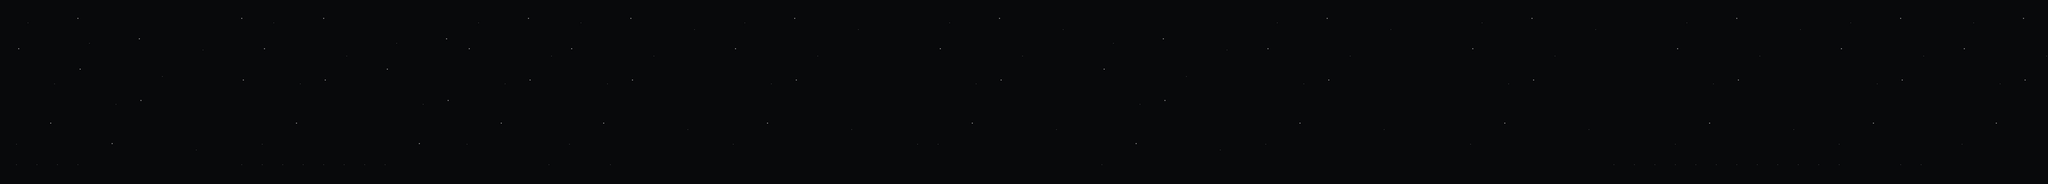

A level layout from a 2D game, rendered from its tile map. Below: a short description, then the map file with its tile-grid data intact:
An orthogonal 100x9 tile map with 64x64 px tiles, 1 tile layer (Capa de patrones 1).

<map version="1.2" tiledversion="1.3.0" orientation="orthogonal" renderorder="right-down" compressionlevel="-1" width="100" height="9" tilewidth="64" tileheight="64" infinite="0" nextlayerid="2" nextobjectid="1">
 <tileset firstgid="1" source="background.tsx" />
 <layer id="1" name="Capa de patrones 1" width="100" height="9">
  <data encoding="csv">
1,2,3,4,5,6,7,8,1,2,3,4,1,2,3,4,5,6,7,8,40,40,1,2,3,4,5,1,2,3,4,5,6,7,8,1,2,3,4,5,6,7,8,24,16,1,2,3,4,5,6,7,8,8,8,8,8,8,8,8,8,1,2,3,4,5,6,7,8,8,8,1,2,3,4,5,6,7,8,8,8,1,2,3,4,5,6,7,8,1,2,3,4,5,6,1,2,3,4,5,
9,10,11,1,2,3,4,5,6,7,8,12,9,10,11,12,13,14,1,2,3,4,9,10,11,12,13,9,10,11,12,13,14,15,16,9,10,11,12,13,14,15,16,32,24,9,10,11,12,13,14,15,16,1,2,3,4,5,6,7,8,9,10,11,12,13,14,15,16,16,16,9,10,11,12,13,14,15,16,16,16,9,10,11,12,13,14,15,16,9,10,11,12,13,14,9,10,11,12,13,
17,18,19,9,10,11,12,13,14,15,16,20,17,18,19,20,21,22,9,10,11,12,17,18,19,20,21,17,18,19,20,21,22,23,24,17,18,19,20,21,22,23,24,40,32,17,18,19,20,21,22,23,24,9,10,11,12,13,14,15,16,17,18,19,20,21,22,23,24,24,24,17,18,19,20,21,22,23,24,24,24,17,18,19,20,21,22,23,24,17,18,19,20,21,22,17,18,19,20,21,
25,26,27,17,18,19,20,21,22,23,24,28,25,26,27,28,29,30,17,18,19,20,25,26,27,28,29,25,26,27,28,29,30,31,32,25,26,27,28,29,30,31,32,48,40,25,26,27,28,29,30,31,32,17,18,19,20,21,22,23,24,25,26,27,28,29,30,31,32,32,32,25,26,27,28,29,30,31,32,32,32,25,26,27,28,29,30,31,32,25,26,27,28,29,30,25,26,27,28,29,
33,34,35,25,26,27,28,29,30,31,32,36,33,34,35,36,37,38,25,26,27,28,33,34,35,36,37,33,34,35,36,37,38,39,40,33,34,35,36,37,38,39,40,56,48,33,34,35,36,37,38,39,40,25,26,27,28,29,30,31,32,33,34,35,36,37,38,39,40,40,40,33,34,35,36,37,38,39,40,40,40,33,34,35,36,37,38,39,40,33,34,35,36,37,38,33,34,35,36,37,
41,42,43,33,34,35,36,37,38,39,40,44,41,42,43,44,45,46,33,34,35,36,41,42,43,44,45,41,42,43,44,45,46,47,48,41,42,43,44,45,46,47,48,64,56,41,42,43,44,45,46,47,48,33,34,35,36,37,38,39,40,41,42,43,44,45,46,47,48,48,48,41,42,43,44,45,46,47,48,48,48,41,42,43,44,45,46,47,48,41,42,43,44,45,46,41,42,43,44,45,
49,50,51,41,42,43,44,45,46,47,48,52,49,50,51,52,53,54,41,42,43,44,49,50,51,52,53,49,50,51,52,53,54,55,56,49,50,51,52,53,54,55,56,63,64,49,50,51,52,53,54,55,56,41,42,43,44,45,46,47,48,49,50,51,52,53,54,55,56,56,56,49,50,51,52,53,54,55,56,56,56,49,50,51,52,53,54,55,56,49,50,51,52,53,54,49,50,51,52,53,
57,58,59,49,50,51,52,53,54,55,56,60,57,58,59,60,61,62,49,50,51,52,57,58,59,60,61,57,58,59,60,61,62,63,64,57,58,59,60,61,62,63,64,56,57,57,58,59,60,61,62,63,64,49,50,51,52,53,54,55,56,57,58,59,60,61,62,63,64,64,64,57,58,59,60,61,62,63,64,64,64,57,58,59,60,61,62,63,64,57,58,59,60,61,62,57,58,59,60,61,
57,57,57,57,58,59,60,61,62,63,64,57,57,57,57,57,57,57,57,58,59,60,61,62,63,64,57,49,49,57,58,59,60,61,62,63,64,64,64,64,64,64,64,64,64,64,64,64,64,64,64,64,64,57,58,59,60,61,62,63,64,64,64,64,64,64,64,64,64,64,64,64,64,64,64,64,64,64,57,57,57,57,57,57,57,57,57,57,57,57,49,49,57,57,58,59,60,61,62,63
</data>
 </layer>
</map>
